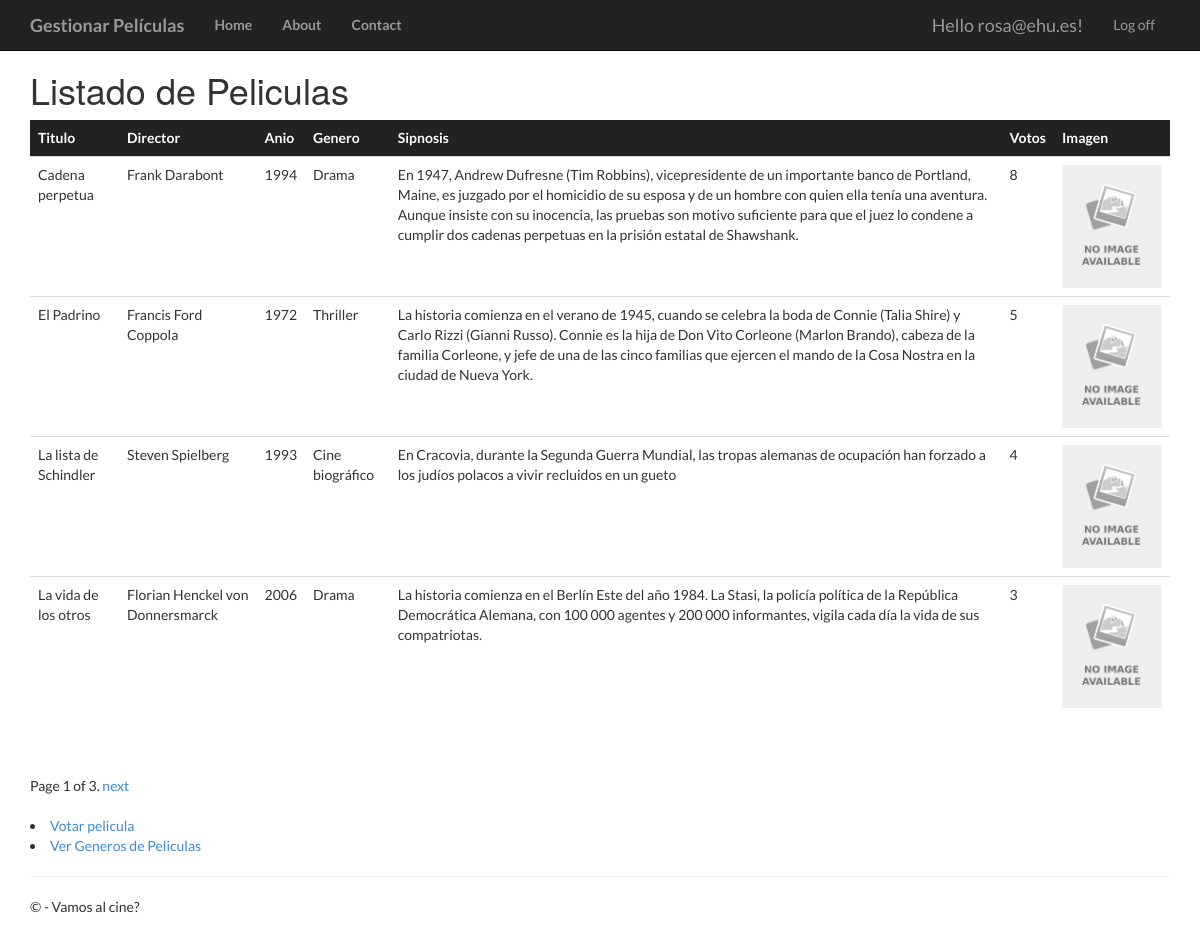
Page /peliculas/ (signed in) on the committed database.
### app/models.py (models this page shows, shortened)
class Pelicula(models.Model):
	titulo = models.CharField(max_length=100)
	direccion = models.CharField(max_length=60)
	anio = models.IntegerField(validators=[MaxValueValidator(99999999999)])
	genero = models.CharField(max_length=60)
	sinopsis = models.CharField(max_length=700)
	votos = models.IntegerField(validators=[MaxValueValidator(99999999999)])
	imagen = models.ImageField(null=True, blank=True, upload_to="images/")

### app/views.py (the view)
# urls.py: path('peliculas/', views.peliculas, name='peliculas'),
def peliculas(request):
	if not request.user.is_authenticated:
		return HttpResponseRedirect('/login')
	else:
		film_lista = Pelicula.objects.all().order_by('-votos')
		paginator = Paginator(film_lista, 4) #Se indica que se mostraran 4 peliculas por pagina
		page = request.GET.get('page')
		try:
			pelis = paginator.page(page)
		except PageNotAnInteger:
			pelis = paginator.page(1)
		except EmptyPage:
			pelis = paginator.page(paginator.num_pages)
		return render(request, 'app/peliculas.html', {'pelis': pelis})

### app/templates/app/peliculas.html (shortened to what this page needs)
{% extends "app/layout.html"%}
{% block content %}
<h1>Listado de Peliculas</h1>
<table class="table table-hover">
	<thead class="thead-dark">
	<tr>
		<td>Titulo</td>
		<td>Director</td>
		<td>Anio</td>
		<td>Genero</td>
		<td>Sipnosis</td>
		<td>Votos</td>
		<td>Imagen</td>
	</tr>
	</thead>
	<tbody>
	{% for filma in pelis %}
	<tr>
		<td>{{ filma.titulo }}</td>
		<td>{{ filma.direccion }}</td>
		<td>{{ filma.anio }}</td>
		<td>{{ filma.genero }}</td>
		<td>{{ filma.sinopsis }}</td>
		<td>{{ filma.votos }}</td>
		{% if filma.imagen %}
		<td><img src="{{ filma.imagen.url }}" width="100"/></td>
		{% else %}
		<td><img src="/media/images/no-image.png" width="100"/></td>
		{% endif %}
	</tr>
	{% endfor %}
	</tbody>
</table>
<br />
{% if pelis.has_other_pages %}
<div class="pagination">
	<span class="step-links">
		<span class="current">
			Page {{ pelis.number }} of {{ pelis.paginator.num_pages }}.
		</span>
		{% if pelis.has_next %}
		<a href="?page={{ pelis.next_page_number }}">next</a>
		{% endif %}
	</span>
</div>
<br />
{% endif %}
<li><a href="{% url 'voto' %}">Votar pelicula</a></li>
<li><a href="{% url 'generos' %}">Ver Generos de Peliculas</a></li>
{% endblock %}

### app/templates/app/loginpartial.html (shortened to what this page needs)
{% if user.is_authenticated %}
<form id="logoutForm" action="/logout/" method="post" class="navbar-right">
    <ul class="nav navbar-nav navbar-right">
        <li><span class="navbar-brand">Hello {{ user.username }}!</span></li>
        <li><a href="javascript:document.getElementById('logoutForm').submit()">Log off</a></li>
    </ul>
</form>
{% else %}
<ul class="nav navbar-nav navbar-right">
    <li><a href="{% url 'registro' %}">Registro</a></li>
    <li><a href="{% url 'login' %}">Login</a></li>
</ul>
{% endif %}

### app/static/app/content/site.css (style rules this page uses)
* { font-family: 'Lato', sans-serif; }
body { padding-top: 50px; padding-bottom: 20px; }
.thead-dark { color: #fff; font-weight: bold; background-color: #222; }

### rows in the picture
Pelicula: titulo "Cadena perpetua", direccion "Frank Darabont", anio "1994", genero "Drama", sinopsis "En 1947, Andrew Dufresne (Tim Robbins), vicepresidente de un importante banco de Portland, Maine, es juzgado por el homicidio de su esposa y de un hombre con quien ella tenía una aventura. Aunque insiste con su inocencia, las pruebas son motivo suficiente para que el juez lo condene a cumplir dos cadenas perpetuas en la prisión estatal de Shawshank.", votos "8"
Pelicula: titulo "El Padrino", direccion "Francis Ford Coppola", anio "1972", genero "Thriller", sinopsis "La historia comienza en el verano de 1945, cuando se celebra la boda de Connie (Talia Shire) y Carlo Rizzi (Gianni Russo). Connie es la hija de Don Vito Corleone (Marlon Brando), cabeza de la familia Corleone, y jefe de una de las cinco familias que ejercen el mando de la Cosa Nostra en la ciudad de Nueva York.", votos "5"
Pelicula: titulo "La lista de Schindler", direccion "Steven Spielberg", anio "1993", genero "Cine biográfico", sinopsis "En Cracovia, durante la Segunda Guerra Mundial, las tropas alemanas de ocupación han forzado a los judíos polacos a vivir recluidos en un gueto", votos "4"
Pelicula: titulo "La vida de los otros", direccion "Florian Henckel von Donnersmarck", anio "2006", genero "Drama", sinopsis "La historia comienza en el Berlín Este del año 1984. La Stasi, la policía política de la República Democrática Alemana, con 100 000 agentes y 200 000 informantes, vigila cada día la vida de sus compatriotas.", votos "3"

### other values in the picture
{{ user.username }} "rosa@ehu.es"
{{ pelis.number }} "1"
{{ pelis.paginator.num_pages }} "3"
